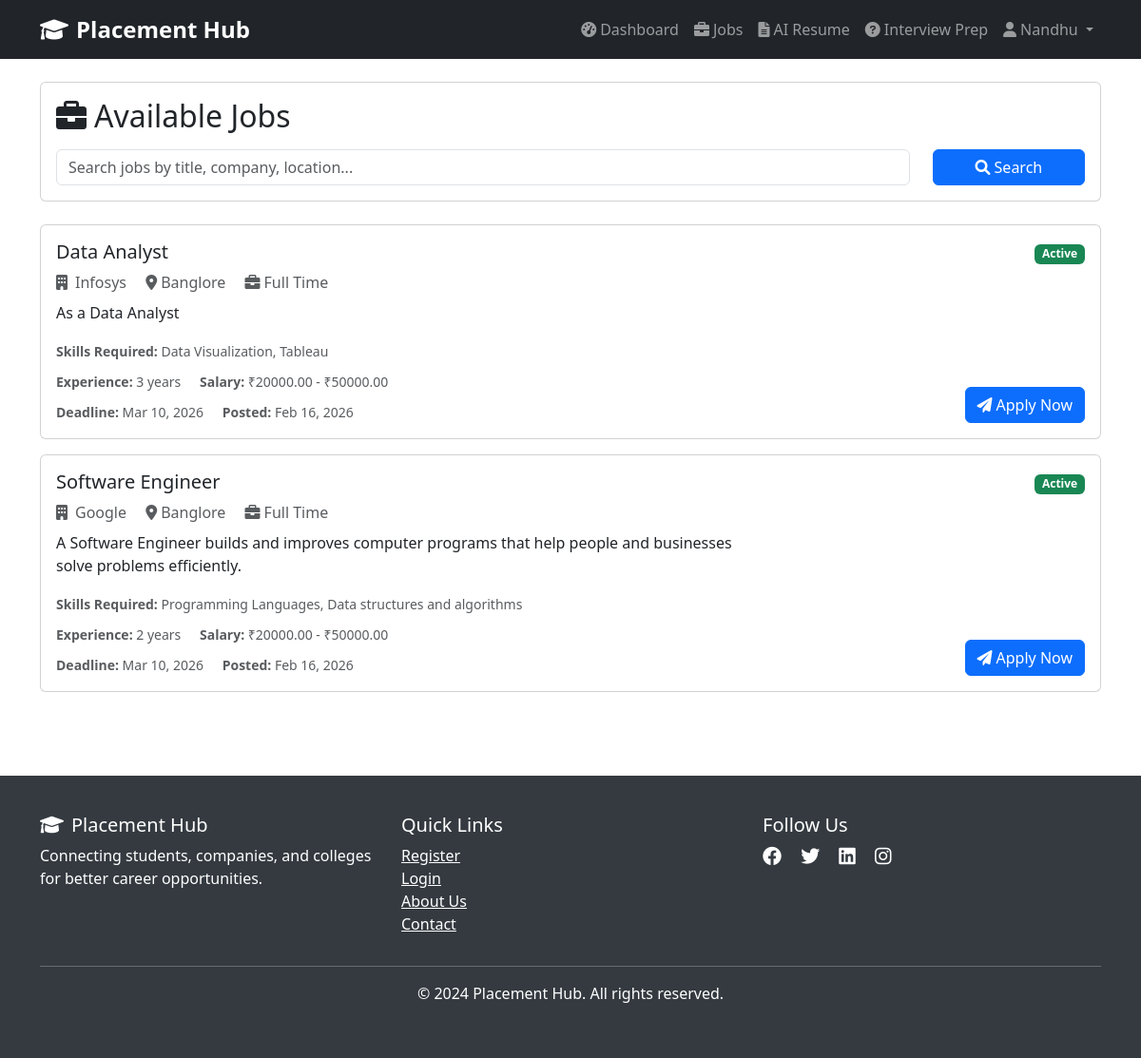
The page /students/jobs/ (signed in) on the database its author committed.
### accounts/models.py (models this page shows, shortened)
class User(AbstractUser):
    ROLE_CHOICES = [
        ('student', 'Student'),
        ('company', 'Company'),
        ('college', 'College'),
    ]
    role = models.CharField(max_length=10, choices=ROLE_CHOICES, default='student')
    phone = models.CharField(max_length=15, blank=True, null=True)
    is_verified = models.BooleanField(default=False)
    created_at = models.DateTimeField(auto_now_add=True)
    updated_at = models.DateTimeField(auto_now=True)
    @property
    def is_student(self):
        return self.role == 'student'

### jobs/models.py (models this page shows, shortened)
class JobPost(models.Model):
    JOB_TYPE_CHOICES = [
        ('internship', 'Internship'),
        ('full_time', 'Full Time'),
        ('part_time', 'Part Time'),
        ('contract', 'Contract'),
    ]
    STATUS_CHOICES = [
        ('active', 'Active'),
        ('closed', 'Closed'),
        ('draft', 'Draft'),
    ]
    company = models.ForeignKey('companies.CompanyProfile', on_delete=models.CASCADE, related_name='job_posts')
    title = models.CharField(max_length=200)
    description = models.TextField()
    requirements = models.TextField()
    skills_required = models.TextField(help_text="Enter required skills separated by commas")
    job_type = models.CharField(max_length=20, choices=JOB_TYPE_CHOICES)
    location = models.CharField(max_length=200)
    salary_min = models.DecimalField(max_digits=10, decimal_places=2, blank=True, null=True)
    salary_max = models.DecimalField(max_digits=10, decimal_places=2, blank=True, null=True)
    experience_required = models.IntegerField(default=0, help_text="Years of experience required")
    application_deadline = models.DateField()
    status = models.CharField(max_length=10, choices=STATUS_CHOICES, default='active')
    posted_at = models.DateTimeField(auto_now_add=True)
    updated_at = models.DateTimeField(auto_now=True)

### companies/models.py (models this page shows, shortened)
class CompanyProfile(models.Model):
    INDUSTRY_CHOICES = [
        ('IT', 'Information Technology'),
        ('FINANCE', 'Finance & Banking'),
        ('HEALTHCARE', 'Healthcare'),
        ('EDUCATION', 'Education'),
        ('MANUFACTURING', 'Manufacturing'),
        ('RETAIL', 'Retail & E-commerce'),
        ('CONSULTING', 'Consulting'),
        ('STARTUP', 'Startup'),
        ('OTHER', 'Other'),
    ]
    user = models.OneToOneField(settings.AUTH_USER_MODEL, on_delete=models.CASCADE, related_name='company_profile')
    company_name = models.CharField(max_length=200)
    hr_name = models.CharField(max_length=100)
    company_email = models.EmailField()
    industry_type = models.CharField(max_length=20, choices=INDUSTRY_CHOICES)
    company_logo = models.ImageField(upload_to='company_logos/', blank=True, null=True)
    website = models.URLField(blank=True, null=True)
    description = models.TextField(blank=True, null=True)
    founded_year = models.IntegerField(blank=True, null=True)
    company_size = models.CharField(max_length=50, blank=True, null=True, help_text="e.g., 1-50, 51-200, 201-500, 500+")
    headquarters = models.CharField(max_length=200, blank=True, null=True)
    is_verified = models.BooleanField(default=False)
    created_at = models.DateTimeField(auto_now_add=True)
    updated_at = models.DateTimeField(auto_now=True)
    class Meta:
        verbose_name_plural = "Company Profiles"

### students/views.py (the view, shortened to what this page needs)
# urls.py: path('jobs/', views.job_listings, name='job_listings'),
@login_required
def job_listings(request):
    if not request.user.is_student:
        return redirect('accounts:login')
    try:
        student_profile = request.user.student_profile
    except StudentProfile.DoesNotExist:
        return redirect('students:profile_complete')
    jobs = JobPost.objects.filter(status='active').order_by('-posted_at')
    search_query = request.GET.get('search', '')
    context = {
        'student_profile': student_profile,
        'jobs': jobs,
        'search_query': search_query,
    }
    return render(request, 'students/job_listings.html', context)

### templates/students/job_listings.html (shortened to what this page needs)
{% extends 'base.html' %}
{% block content %}
<div class="container py-4">
    <div class="row mb-4">
        <div class="col-12">
            <div class="card">
                <div class="card-body">
                    <h2><i class="fas fa-briefcase me-2"></i>Available Jobs</h2>
                    <form method="get" class="mt-3">
                        <div class="row">
                            <div class="col-md-10">
                                <input type="text" name="search" class="form-control" placeholder="Search jobs by title, company, location..." value="{{ search_query }}">
                            </div>
                            <div class="col-md-2">
                                <button type="submit" class="btn btn-primary w-100">
                                    <i class="fas fa-search"></i> Search
                                </button>
                            </div>
                        </div>
                    </form>
                </div>
            </div>
        </div>
    </div>
    <div class="row">
        <div class="col-12">
            {% if jobs %}
                {% for job in jobs %}
                    <div class="card mb-3">
                        <div class="card-body">
                            <div class="row">
                                <div class="col-md-8">
                                    <h5 class="card-title">{{ job.title }}</h5>
                                    <p class="text-muted mb-2">
                                        <i class="fas fa-building me-2"></i>{{ job.company.company_name }}
                                        <span class="ms-3"><i class="fas fa-map-marker-alt me-1"></i>{{ job.location }}</span>
                                        <span class="ms-3"><i class="fas fa-briefcase me-1"></i>{{ job.get_job_type_display }}</span>
                                    </p>
                                    <p class="card-text">{{ job.description|truncatewords:30 }}</p>
                                    <div class="mb-2">
                                        <small class="text-muted">
                                            <strong>Skills Required:</strong> {{ job.skills_required }}
                                        </small>
                                    </div>
                                    <div class="mb-2">
                                        <small class="text-muted">
                                            <strong>Experience:</strong> {{ job.experience_required }} years
                                            {% if job.salary_min %}
                                                <span class="ms-3"><strong>Salary:</strong> ₹{{ job.salary_min }} - ₹{{ job.salary_max }}</span>
                                            {% endif %}
                                        </small>
                                    </div>
                                    <div>
                                        <small class="text-muted">
                                            <strong>Deadline:</strong> {{ job.application_deadline|date:"M d, Y" }}
                                            <span class="ms-3"><strong>Posted:</strong> {{ job.posted_at|date:"M d, Y" }}</span>
                                        </small>
                                    </div>
                                </div>
                                <div class="col-md-4 text-end">
                                    <div class="d-flex flex-column h-100 justify-content-between">
                                        <div>
                                            <span class="badge bg-success">{{ job.get_status_display }}</span>
                                        </div>
                                        <div>
                                            <a href="{% url 'students:apply_job' job.id %}" class="btn btn-primary">
                                                <i class="fas fa-paper-plane me-1"></i>Apply Now
                                            </a>
                                        </div>
                                    </div>
                                </div>
                            </div>
                        </div>
                    </div>
                {% endfor %}
            {% else %}
                <div class="text-center py-5">
                    <i class="fas fa-search fa-3x text-muted mb-3"></i>
                    <h4>No jobs found</h4>
                    <p class="text-muted">Try adjusting your search criteria or check back later for new opportunities.</p>
                </div>
            {% endif %}
        </div>
    </div>
</div>
{% endblock %}

### templates/base.html (shortened to what this page needs)
<!DOCTYPE html>
<html lang="en">
<head>
    <link href="https://cdn.jsdelivr.net/npm/bootstrap@5.3.0/dist/css/bootstrap.min.css" rel="stylesheet">
    <link href="https://cdnjs.cloudflare.com/ajax/libs/font-awesome/6.0.0/css/all.min.css" rel="stylesheet">
</head>
<body>
    <nav class="navbar navbar-expand-lg navbar-dark bg-dark">
        <div class="container">
            <a class="navbar-brand" href="{% url 'landing_page' %}">
                <i class="fas fa-graduation-cap me-2"></i>Placement Hub
            </a>
            <div class="collapse navbar-collapse" id="navbarNav">
                <ul class="navbar-nav ms-auto">
                    {% if user.is_authenticated %}
                        {% if user.is_student %}
                            <li class="nav-item">
                                <a class="nav-link" href="{% url 'students:dashboard' %}">
                                    <i class="fas fa-tachometer-alt me-1"></i>Dashboard
                                </a>
                            </li>
                            <li class="nav-item">
                                <a class="nav-link" href="{% url 'students:job_listings' %}">
                                    <i class="fas fa-briefcase me-1"></i>Jobs
                                </a>
                            </li>
                            <li class="nav-item">
                                <a class="nav-link" href="{% url 'ai_tools:resume_builder' %}">
                                    <i class="fas fa-file-alt me-1"></i>AI Resume
                                </a>
                            </li>
                            <li class="nav-item">
                                <a class="nav-link" href="{% url 'ai_tools:interview_preparation' %}">
                                    <i class="fas fa-question-circle me-1"></i>Interview Prep
                                </a>
                            </li>
                        {% endif %}
                        <li class="nav-item dropdown">
                            <a class="nav-link dropdown-toggle" href="#" role="button" data-bs-toggle="dropdown">
                                <i class="fas fa-user me-1"></i>{{ user.username }}
                            </a>
                        </li>
                    {% endif %}
                </ul>
            </div>
        </div>
    </nav>
    {% block content %}{% endblock %}
    <footer class="footer mt-5">
        <div class="container">
            <div class="row">
                <div class="col-md-4">
                    <h5><i class="fas fa-graduation-cap me-2"></i>Placement Hub</h5>
                    <p>Connecting students, companies, and colleges for better career opportunities.</p>
                </div>
                <div class="col-md-4">
                    <h5>Quick Links</h5>
                    <ul class="list-unstyled">
                        <li><a href="{% url 'accounts:register' %}" class="text-white">Register</a></li>
                        <li><a href="{% url 'accounts:login' %}" class="text-white">Login</a></li>
                        <li><a href="#" class="text-white">About Us</a></li>
                        <li><a href="#" class="text-white">Contact</a></li>
                    </ul>
                </div>
                <div class="col-md-4">
                    <h5>Follow Us</h5>
                    <div>
                        <a href="#" class="text-white me-3"><i class="fab fa-facebook fa-lg"></i></a>
                        <a href="#" class="text-white me-3"><i class="fab fa-twitter fa-lg"></i></a>
                        <a href="#" class="text-white me-3"><i class="fab fa-linkedin fa-lg"></i></a>
                        <a href="#" class="text-white"><i class="fab fa-instagram fa-lg"></i></a>
                    </div>
                </div>
            </div>
            <hr class="bg-white">
            <div class="text-center">
                <p>&copy; 2024 Placement Hub. All rights reserved.</p>
            </div>
        </div>
    </footer>
</body>
</html>

### templates/base.html (style rules this page uses)
.navbar-brand { font-weight: bold; font-size: 1.5rem; }
.footer { background-color: #343a40; color: white; padding: 40px 0; }

### rows shown on the page
User: username "Nandhu"
JobPost: title "Data Analyst", company.company_name "Infosys", location "Banglore", job_type "Full Time", description "As a Data Analyst", skills_required "Data Visualization, Tableau", experience_required "3", salary_min "20000.00", salary_max "50000.00", application_deadline "Mar 10, 2026", posted_at "Feb 16, 2026", status "Active"
JobPost: title "Software Engineer", company.company_name "Google", location "Banglore", job_type "Full Time", description "A Software Engineer builds and improves computer programs that help people and businesses solve problems efficiently.", skills_required "Programming Languages, Data structures and algorithms", experience_required "2", salary_min "20000.00", salary_max "50000.00", application_deadline "Mar 10, 2026", posted_at "Feb 16, 2026", status "Active"
